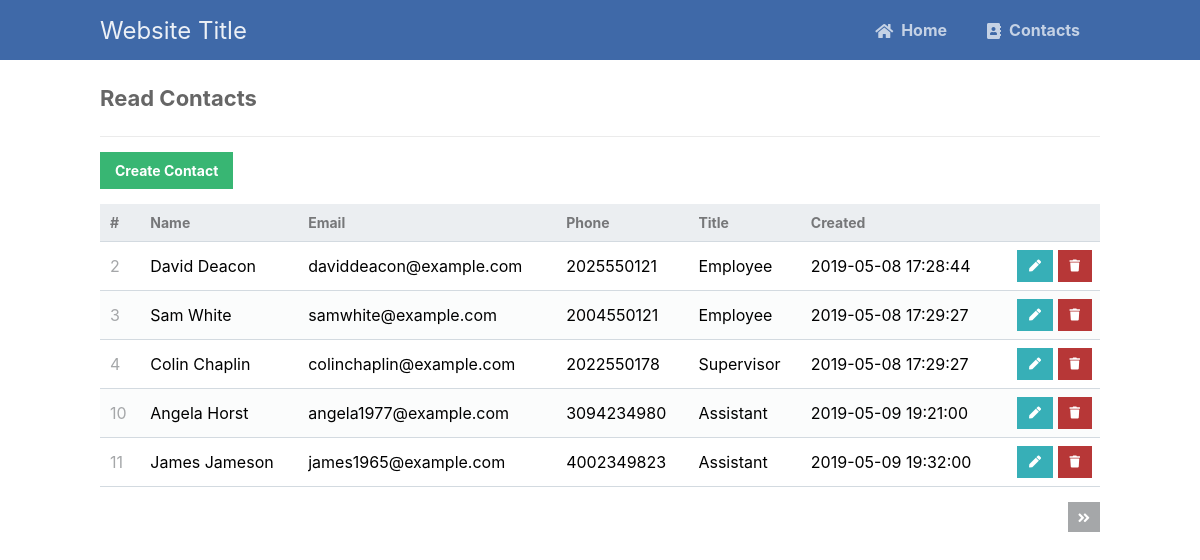
The app's page /read.php with its own data.
### tables this page shows
CREATE TABLE `contacts` (
  `id` int(11) NOT NULL,
  `name` varchar(255) NOT NULL,
  `email` varchar(255) NOT NULL,
  `phone` varchar(255) NOT NULL,
  `title` varchar(255) NOT NULL,
  `created` datetime NOT NULL DEFAULT current_timestamp()
);

### read.php (the view, shortened to what this page needs)
<?php
include 'functions.php';
$pdo = pdo_connect_mysql();
$page = isset($_GET['page']) && is_numeric($_GET['page']) ? (int)$_GET['page'] : 1;
$records_per_page = 5;
$stmt = $pdo->prepare('SELECT * FROM contacts ORDER BY id LIMIT :current_page, :record_per_page');
$stmt->bindValue(':current_page', ($page-1)*$records_per_page, PDO::PARAM_INT);
$stmt->bindValue(':record_per_page', $records_per_page, PDO::PARAM_INT);
$stmt->execute();
$contacts = $stmt->fetchAll(PDO::FETCH_ASSOC);
$num_contacts = $pdo->query('SELECT COUNT(*) FROM contacts')->fetchColumn();
?>
<?=template_header('Read')?>
<div class="content read">
	<h2>Read Contacts</h2>
	<a href="create.php" class="create-contact">Create Contact</a>
	<table>
        <thead>
            <tr>
                <td>#</td>
                <td>Name</td>
                <td>Email</td>
                <td>Phone</td>
                <td>Title</td>
                <td>Created</td>
                <td></td>
            </tr>
        </thead>
        <tbody>
            <?php foreach ($contacts as $contact): ?>
            <tr>
                <td><?=$contact['id']?></td>
                <td><?=$contact['name']?></td>
                <td><?=$contact['email']?></td>
                <td><?=$contact['phone']?></td>
                <td><?=$contact['title']?></td>
                <td><?=$contact['created']?></td>
                <td class="actions">
                    <a href="update.php?id=<?=$contact['id']?>" class="edit"><i class="fas fa-pen fa-xs"></i></a>
                    <a href="delete.php?id=<?=$contact['id']?>" class="trash"><i class="fas fa-trash fa-xs"></i></a>
                </td>
            </tr>
            <?php endforeach; ?>
        </tbody>
    </table>
	<div class="pagination">
		<?php if ($page*$records_per_page < $num_contacts): ?>
		<a href="read.php?page=<?=$page+1?>"><i class="fas fa-angle-double-right fa-sm"></i></a>
		<?php endif; ?>
	</div>
</div>
<?=template_footer()?>

### functions.php (shortened to what this page needs)
<?php
function template_header($title) {
echo <<<EOT
<!DOCTYPE html>
<html>
	<head>
		<meta charset="utf-8">
		<title>$title</title>
		<link href="style.css" rel="stylesheet" type="text/css">
		<link rel="stylesheet" href="https://use.fontawesome.com/releases/v5.7.1/css/all.css">
	</head>
	<body>
    <nav class="navtop">
    	<div>
    		<h1>Website Title</h1>
            <a href="index.php"><i class="fas fa-home"></i>Home</a>
    		<a href="read.php"><i class="fas fa-address-book"></i>Contacts</a>
    	</div>
    </nav>
EOT;
}
function template_footer() {
echo <<<EOT
    </body>
</html>
EOT;
}
?>

### style.css (style rules this page uses)
* { box-sizing: border-box; font-family: -apple-system, BlinkMacSystemFont, "segoe ui", roboto, oxygen, ubuntu, cantarell, "fira sans", "droid sans", "helvetica neue", Arial, sans-serif; font-size: 16px; -webkit-font-smoothing: antialiased; -moz-osx-font-smoothing: grayscale; }
body { background-color: #FFFFFF; margin: 0; }
.navtop { background-color: #3f69a8; height: 60px; width: 100%; border: 0; }
.navtop div { display: flex; margin: 0 auto; width: 1000px; height: 100%; }
.navtop div h1, .navtop div a { display: inline-flex; align-items: center; }
.navtop div h1 { flex: 1; font-size: 24px; padding: 0; margin: 0; color: #ecf0f6; font-weight: normal; }
.navtop div a { padding: 0 20px; text-decoration: none; color: #c5d2e5; font-weight: bold; }
.navtop div a i { padding: 2px 8px 0 0; }
.content { width: 1000px; margin: 0 auto; }
.content h2 { margin: 0; padding: 25px 0; font-size: 22px; border-bottom: 1px solid #ebebeb; color: #666666; }
.read .create-contact { display: inline-block; text-decoration: none; background-color: #38b673; font-weight: bold; font-size: 14px; color: #FFFFFF; padding: 10px 15px; margin: 15px 0; }
.read .pagination { display: flex; justify-content: flex-end; }
.read .pagination a { display: inline-block; text-decoration: none; background-color: #a5a7a9; font-weight: bold; color: #FFFFFF; padding: 5px 10px; margin: 15px 0 15px 5px; }
.read table { width: 100%; padding-top: 30px; border-collapse: collapse; }
.read table thead { background-color: #ebeef1; border-bottom: 1px solid #d3dae0; }
.read table thead td { padding: 10px; font-weight: bold; color: #767779; font-size: 14px; }
.read table tbody tr { border-bottom: 1px solid #d3dae0; }
.read table tbody tr:nth-child(even) { background-color: #fbfcfc; }
.read table tbody tr td { padding: 10px; }
.read table tbody tr td:nth-child(1) { color: #a5a7a9; }
.read table tbody tr td.actions { padding: 8px; text-align: right; }
.read table tbody tr td.actions .edit, .read table tbody tr td.actions .trash { display: inline-flex; text-align: right; text-decoration: none; color: #FFFFFF; padding: 10px 12px; }
.read table tbody tr td.actions .trash { background-color: #b73737; }
.read table tbody tr td.actions .edit { background-color: #37afb7; }

### records on screen
contacts: id "2", name "David Deacon", email "daviddeacon@example.com", phone "2025550121", title "Employee", created "2019-05-08 17:28:44"
contacts: id "3", name "Sam White", email "samwhite@example.com", phone "2004550121", title "Employee", created "2019-05-08 17:29:27"
contacts: id "4", name "Colin Chaplin", email "colinchaplin@example.com", phone "2022550178", title "Supervisor", created "2019-05-08 17:29:27"
contacts: id "10", name "Angela Horst", email "angela1977@example.com", phone "3094234980", title "Assistant", created "2019-05-09 19:21:00"
contacts: id "11", name "James Jameson", email "james1965@example.com", phone "4002349823", title "Assistant", created "2019-05-09 19:32:00"
